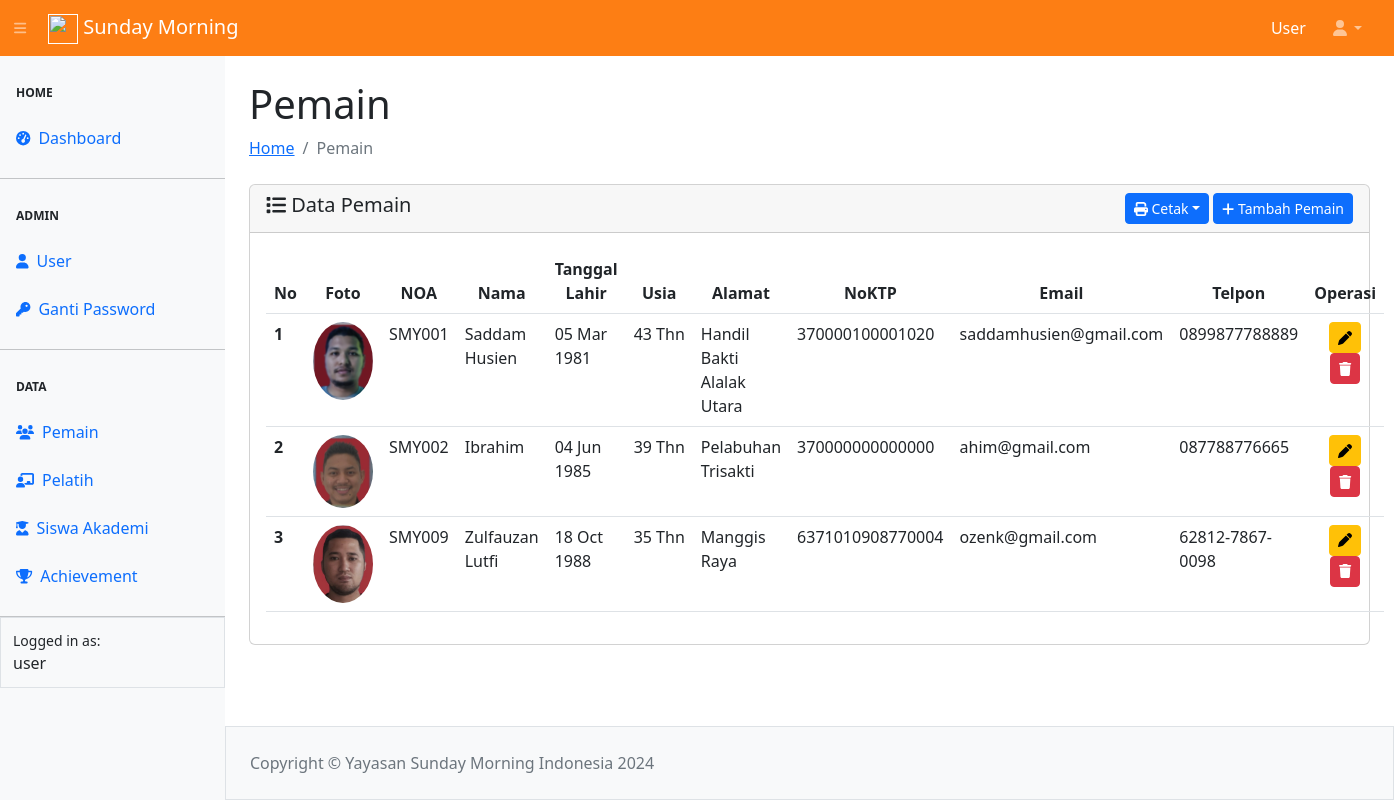
The app's page /pemain/pemain.php (signed in) with its own data.
### tables this page shows
CREATE TABLE `tbl_pemain` (
  `noa` char(6) NOT NULL,
  `nama` varchar(128) NOT NULL,
  `tglLahir` date NOT NULL,
  `alamat` varchar(128) NOT NULL,
  `noktp` char(16) NOT NULL,
  `email` varchar(100) NOT NULL,
  `telpon` varchar(25) NOT NULL,
  `foto` varchar(100) NOT NULL
);

### config.php (called while the page is built, shortened)
<?php
$main_url = "http://localhost/sunmors/";

### pemain/pemain.php (the view, shortened to what this page needs)
<?php
require_once "../config.php";
require_once "../template/header.php";
require_once "../template/navbar.php";
require_once "../template/sidebar.php";
?>
<div id="layoutSidenav_content">
    <main>
        <div class="container-fluid px-4">
            <h1 class="mt-4">Pemain</h1>
            <ol class="breadcrumb mb-4">
                <li class="breadcrumb-item"><a href="../index.php">Home</a></li>
                <li class="breadcrumb-item active">Pemain</li>
            </ol>
            <div class="card">
                <div class="card-header">
                    <span class="h5 my-2"><i class="fa-solid fa-list"></i> Data Pemain</span>
                    <a href="<?= $main_url ?>pemain/add-pemain.php" class="btn btn-sm btn-primary float-end"><i
                            class="fa-solid fa-plus"></i> Tambah Pemain</a>
                    <div class="dropdown" style="margin-top: -30px;">
                        <button class="btn btn-sm btn-primary dropdown-toggle float-end  me-1" type="button"
                            data-bs-toggle="dropdown"><i class="fa-solid fa-print"></i> Cetak</button>
                    </div>
                </div>
                <div class="card-body">
                    <table class="table table-hover" id="datatablesSimple">
                        <thead>
                            <tr>
                                <th scope="col">No</th>
                                <th scope="col">
                                    <center>Foto</center>
                                </th>
                                <th scope="col">
                                    <center>NOA</center>
                                </th>
                                <th scope="col">
                                    <center>Nama</center>
                                </th>
                                <th scope="col">
                                    <center>Tanggal Lahir</center>
                                </th>
                                <th scope="col">
                                    <center>Usia</center>
                                </th>
                                <th scope="col">
                                    <center>Alamat</center>
                                </th>
                                <th scope="col">
                                    <center>NoKTP</center>
                                </th>
                                <th scope="col">
                                    <center>Email</center>
                                </th>
                                <th scope="col">
                                    <center>Telpon</center>
                                </th>
                                <th scope="col">
                                    <center>Operasi</center>
                                </th>
                            </tr>
                        </thead>
                        <tbody>
                            <?php
                            $no = 1;
                            $queryPemain = mysqli_query($koneksi, "SELECT * FROM tbl_pemain");
                            while ($data = mysqli_fetch_array($queryPemain)) {
                                $tglLahir = $data['tglLahir'];
                                $umur = new DateTime($tglLahir);
                                $now = new DateTime();
                                $usia = $now->diff($umur);
                                ?>
                                <tr>
                                    <th scope="row">
                                        <?= $no++ ?>
                                    </th>
                                    <td align="center"><img src="../asset/image/<?= $data['foto'] ?>" class="rounded-circle"
                                            alt="foto pemain" width="60px"></td>
                                    <td>
                                        <?= $data['noa'] ?>
                                    </td>
                                    <td>
                                        <?= $data['nama'] ?>
                                    </td>
                                    <td>
                                        <?= date(' d M Y', strtotime($data['tglLahir'])) ?>
                                    </td>
                                    <td>
                                        <?= $usia->y . "&nbsp" . "Thn" ?>
                                    </td>
                                    <td>
                                        <?= $data['alamat'] ?>
                                    </td>
                                    <td>
                                        <?= $data['noktp'] ?>
                                    </td>
                                    <td>
                                        <?= $data['email'] ?>
                                    </td>
                                    <td>
                                        <?= $data['telpon'] ?>
                                    </td>
                                    <td align="center">
                                        <a href="edit-pemain.php?noa=<?= $data['noa'] ?>" class="btn btn-sm btn-warning"
                                            title="Update Pemain"><i class="fa-solid fa-pen"></i></a>
                                        <a href="hapus-pemain.php?noa=<?= $data['noa'] ?>&foto=<?= $data['foto'] ?>"
                                            class="btn btn-sm btn-danger" title="Hapus Pemain"
                                            onclick="return confirm('Anda yakin akan menghapus data ini ?')"><i
                                                class="fa-solid fa-trash"></i></a>
                                    </td>
                                </tr>
                            <?php } ?>
                        </tbody>
                    </table>
                </div>
            </div>
        </div>
    </main>
    <?php
    require_once "../template/footer.php";
    ?>

### records on screen
tbl_pemain: foto (picture), noa "SMY001", nama "Saddam Husien", tglLahir "05 Mar 1981", tglLahir "43", alamat "Handil Bakti Alalak Utara", noktp "370000100001020", email "saddamhusien@gmail.com", telpon "0899877788889"
tbl_pemain: foto (picture), noa "SMY002", nama "Ibrahim", tglLahir "04 Jun 1985", tglLahir "39", alamat "Pelabuhan Trisakti", noktp "370000000000000", email "ahim@gmail.com", telpon "087788776665"
tbl_pemain: foto (picture), noa "SMY009", nama "Zulfauzan Lutfi", tglLahir "18 Oct 1988", tglLahir "35", alamat "Manggis Raya", noktp "6371010908770004", email "ozenk@gmail.com", telpon "62812-7867-0098"

### other values on screen
$_SESSION["ssUser"] "User"
$_SESSION["ssUser"] "user"
